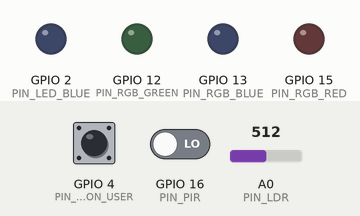
Bench run of a sketch on a simulated ESP8266 (NodeMCU). Shown: output pins drawn as LEDs (lit = HIGH). The inputs (shaded band) are chosen by the test bench; at power-on: GPIO 4 (PIN_BUTTON_USER) HIGH, GPIO 16 (PIN_PIR) LOW, A0 (PIN_LDR) = 512. WiFi joins after 1.5 s; servers stay silent unless stated; no MQTT or app messages arrive unless stated; what the sketch prints to the serial monitor is not drawn.

Above: at 0.1 s.
At 0.6 s:
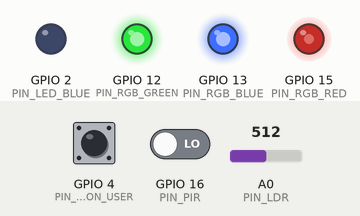
At 2.7 s:
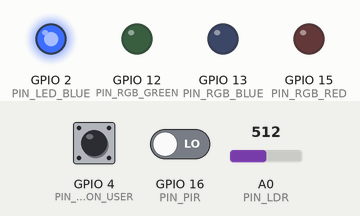
2.8 s: GPIO 4 (PIN_BUTTON_USER) pulled LOW for 0.15 s
4.4 s: GPIO 16 (PIN_PIR) driven HIGH
Timing chart, 0 to 7.4 s (numbered marks = the images above; inputs shaded):
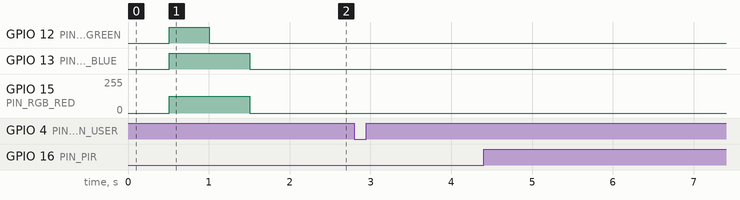

The sketch:

wittycloud-mqtt.ino
```cpp
// (licence header left out)
/*
http://www.rapidtables.com/convert/color/hsv-to-rgb.htm
http://web.mit.edu/storborg/Public/hsvtorgb.c
*/

/**********************************************************************
 * Static configuration
 **********************************************************************/

const char *wifi_ssid = "SSID";
const char *wifi_pass = "PASS";

const char *mqtt_server = "HOSTNAME";
const char *mqtt_id_template = "wittycloud.%02x%02x%02x%02x%02x%02x";
const char *mqtt_user = "";
const char *mqtt_pass = "";

const char *mqtt_topic_cmd_template = "command/DEFAULT_TENANT/wittycloud.%02x%02x%02x%02x%02x%02x";
const char *mqtt_topic_telemetry_template = "telemetry/DEFAULT_TENANT/wittycloud.%02x%02x%02x%02x%02x%02x";
const char *mqtt_topic_event_template = "event/DEFAULT_TENANT/wittycloud.%02x%02x%02x%02x%02x%02x";

const int sleepTimeS = 10;
const bool enableDeepSleep = false;

const int rotateRGBValues[] = {3, 7, 5, 7, 6, 7};
const int rotateRGBValuesLen = sizeof(rotateRGBValues) / sizeof(rotateRGBValues[0]);

//#define ENABLE_BME_280_SUPPORT
#define ENABLE_PIR_SUPPORT
//#define ENABLE_CMD

#define SEALEVELPRESSURE_HPA (1013.25)


/**********************************************************************
 * Runtime configuration (can be updated through MQTT messages)
 **********************************************************************/

int sensorUpdateRateMS = 3000;
int rotateRateRGBMS = 1000;
bool rotateRGB = false;

/**********************************************************************
 **********************************************************************/

#include <ESP8266WiFi.h>
#include <ArduinoJson.h>
#include <MQTTClient.h>

#ifdef ENABLE_BME_280_SUPPORT
#include <Wire.h>
#include <SPI.h>
#include <BME280.h>
#include <Adafruit_Sensor.h>
#include <Adafruit_BME280.h>
#endif

#define MIN(a, b) a > b ? b: a

/**********************************************************************
 * Definitions
 **********************************************************************/

#define PIN_LDR           A0
#define PIN_GPIO_16       16
#define PIN_GPIO_14       14
#define PIN_RGB_GREEN     12
#define PIN_RGB_BLUE      13
#define PIN_GPIO_5        5
#define PIN_BUTTON_USER   4
#define PIN_LED_BLUE      2
#define PIN_RGB_RED       15

#define PIN_SDA           14 //4
#define PIN_SCL           5

#define PIN_PIR           16


//ADC_MODE(ADC_VCC);


/**********************************************************************
 * Internal status
 **********************************************************************/

#ifdef ENABLE_BME_280_SUPPORT
Adafruit_BME280 bme; // I2C
bool bme280Initialized = false;
#endif

char sensor_buffer[512];

WiFiClient wifi;
MQTTClient mqtt;

unsigned long lastMillis = 0;

byte espMacAddress[6];

int rotateRGBIdx = 0;
int rotateRGBVal = 0;
unsigned long lastMillisRotate = 0;

bool prevButtonUser = false;
bool prevPIR = false;

char mqtt_id[200];
char mqtt_topic_cmd[200];
char mqtt_topic_telemetry[200];
char mqtt_topic_data_bme280[200];
char mqtt_topic_event[200];

/**********************************************************************
 * Helper functions: Logging
 **********************************************************************/

void logc(char * component) {
  Serial.print("[");
  Serial.print(component);
  Serial.print("] ");
}


void logm(char * message) {
  Serial.print(message);
}

void logmln(char * message) {
  Serial.println(message);
}

void logln(char * component, char * message) {
  logc(component);
  Serial.println(message);
}


/**********************************************************************
 * Helper functions: I/O
 **********************************************************************/

void io_button_user_setup() {
  pinMode(PIN_BUTTON_USER, INPUT);
}

int io_button_user() {
  return !digitalRead(PIN_BUTTON_USER);
}

void io_ldr_setup() {
  pinMode(PIN_LDR, INPUT);
}

int io_ldr() {
  return analogRead(PIN_LDR);
}

void io_rgb_setup() {
  pinMode(PIN_RGB_RED, OUTPUT);
  pinMode(PIN_RGB_GREEN, OUTPUT);
  pinMode(PIN_RGB_BLUE, OUTPUT);
  io_rgb(false, false, false);
  logln("RGB", "OK");
}


void io_rgb(unsigned int red, unsigned int green, unsigned int blue) {
  analogWrite(PIN_RGB_RED, MIN(red, 1023));
  analogWrite(PIN_RGB_GREEN, MIN(green, 1023));
  analogWrite(PIN_RGB_BLUE, MIN(blue, 1023));
}

void io_rgb_rotate() {
  int brightness = 512;
  rotateRGBIdx = (rotateRGBIdx + 1) % rotateRGBValuesLen;
  rotateRGBVal = rotateRGBValues[rotateRGBIdx];
  io_rgb(brightness * (rotateRGBVal & 0x1), brightness * (rotateRGBVal & 0x2), brightness * (rotateRGBVal & 0x4));
}

void io_led_setup() {
  pinMode(PIN_LED_BLUE, OUTPUT);
  io_led(false);
  logln("LED", "OK");
}

void io_led(bool on) {
  digitalWrite(PIN_LED_BLUE, !on);
}

/* Helper functions: BME280 */

void io_bme280_setup() {
#ifdef ENABLE_BME_280_SUPPORT
  logc("BME280");
  pinMode(PIN_GPIO_16, OUTPUT);
  digitalWrite(PIN_GPIO_16, true);
  delay(100);
  Wire.begin(PIN_SDA, PIN_SCL);
  if (!bme.begin()) {
    Serial.println("Could not find a valid BME280 sensor, check wiring!");
    //while (1);
  } else {
    logmln("OK");
    bme280Initialized = true;
  }
#endif
}

void io_pir_setup() {
#ifdef ENABLE_PIR_SUPPORT
  logc("PIR");
  pinMode(PIN_PIR, INPUT);
  logmln("OK");
#endif
}

int io_pir() {
  return digitalRead(PIN_PIR);
}


void publish_json(const char * title, const char * topic, JsonObject& root) {
  char buffer[200];

  root.printTo(buffer, sizeof(buffer));
  Serial.printf("[%s] MQTT publish [%s] %s\n", title, topic, buffer);
  bool result = mqtt.publish(topic, buffer);
  Serial.printf("[%s] MQTT publish result: %i\n", title, result);
}


void publish_sensors() {
  StaticJsonBuffer<512> jsonBuffer;
  JsonObject& root = jsonBuffer.createObject();
  JsonObject& attr = root.createNestedObject("attributes");

  attr["ldr"] = io_ldr();
  attr["millis"] = millis();

  publish_json("Sensors", mqtt_topic_telemetry, root);
}

void bme280_read_publish() {
  StaticJsonBuffer<512> jsonBuffer;
  JsonObject& root = jsonBuffer.createObject();
  JsonObject& attr = root.createNestedObject("attributes");

#ifdef ENABLE_BME_280_SUPPORT
  if (bme280Initialized) {
    root["temp"] = bme.readTemperature();
    root["pressure"] = double_with_n_digits(bme.readPressure() / 100.0f, 6);
//    root["altitude"] = bme.readAltitude(SEALEVELPRESSURE_HPA);
    root["humidity"] = bme.readHumidity();

  publish_json("BME280", mqtt_topic_telemetry, root);
#endif
}

void publish_int_event(const char * name, const int value) {
  StaticJsonBuffer<512> jsonBuffer;
  JsonObject& root = jsonBuffer.createObject();
  JsonObject& event = root.createNestedObject("event");

  event["name"] = name;
  event["value"] = value;

  publish_json("Event", mqtt_topic_event, root);
}


/**********************************************************************
 * Helper functions: Network
 **********************************************************************/

void sprintfMac(char * target, const char * tmpl, const byte * macAddress) {
  sprintf(target, tmpl, macAddress[0], macAddress[1], macAddress[2], macAddress[3], macAddress[4], macAddress[5]);
}

void wifi_setup() {
  logc("WiFi");

  WiFi.macAddress(espMacAddress);

  Serial.printf(" MAC address %02x:%02x:%02x:%02x:%02x:%02x ",
    espMacAddress[0],
    espMacAddress[1],
    espMacAddress[2],
    espMacAddress[3],
    espMacAddress[4],
    espMacAddress[5]);

  sprintfMac(mqtt_topic_cmd, mqtt_topic_cmd_template, espMacAddress);
  sprintfMac(mqtt_topic_telemetry, mqtt_topic_telemetry_template, espMacAddress);
  sprintfMac(mqtt_topic_event, mqtt_topic_event_template, espMacAddress);
  sprintfMac(mqtt_id, mqtt_id_template, espMacAddress);

  WiFi.begin(wifi_ssid, wifi_pass);
  while (WiFi.status() != WL_CONNECTED) {
    delay(500);
    Serial.print(".");
    io_rgb_rotate();
  }
  logm("Connected, IP address: ");
  Serial.println(WiFi.localIP());
}

/* Helper functions: MQTT */

void mqtt_setup() {
  logc("MQTT");
  mqtt.begin(mqtt_server, wifi);
  while (!mqtt.connect(mqtt_id, mqtt_user, mqtt_pass)) {
    Serial.print(".");
    delay(1000);
  }
  Serial.println("Connected");
#ifdef ENABLE_CMD
  mqtt.subscribe(mqtt_topic_cmd);
#endif
}

void mqtt_loop() {
  mqtt.loop();
  delay(10);
  if (WiFi.status() != WL_CONNECTED) {
    wifi_setup();
  }
  if(!mqtt.connected()) {
    mqtt_setup();
  }
}

/*
 * Example payload:
 *
 */

void messageReceived(String topic, String payload, char * bytes, unsigned int length) {
  logc("MQTT");
  Serial.print(" raw message: [");
  Serial.print(topic);
  Serial.print("] ");
  Serial.println(payload);

  StaticJsonBuffer<200> jsonBuffer;
  JsonObject& root = jsonBuffer.parseObject(payload);
  if (!root.success()) {
    Serial.println("parseObject() failed");
    return;
  }

  logc("MQTT");

  if (root.containsKey("rgb")) {
    unsigned int red = root["rgb"][0];
    unsigned int green = root["rgb"][1];
    unsigned int blue = root["rgb"][2];

    Serial.printf(" RGB: (%i,%i,%i)", red, green, blue);
    io_rgb(red, green, blue);
  }

  if (root.containsKey("led")) {
    bool led = root["led"];

    Serial.printf(" LED: %d", led);
    io_led(led);
  }

  if (root.containsKey("sensorUpdateRate")) {
    int rate = root["sensorUpdateRate"];

    Serial.printf(" sensorUpdateRate: %i", rate);
    sensorUpdateRateMS = rate;
  }

  if (root.containsKey("rotateRateRGB")) {
    int rate = root["rotateRateRGB"];

    Serial.printf(" rotateRateRGB: %i", rate);
    rotateRateRGBMS = rate;
  }

  if (root.containsKey("rotateRGB")) {
    int rotate = root["rotateRGB"];

    Serial.printf(" rotateRGB: %d", rotate);
    rotateRGB = rotate;
  }


  Serial.println();
}

/**********************************************************************
 * main
 **********************************************************************/

void setup() {
  Serial.begin(115200);

  Serial.println();
  Serial.println();
  Serial.println("--- wittycloud-mqtt starting --- ");

  int startMillis = millis();

  Serial.print("Reset reason: ");
  Serial.println(ESP.getResetReason());

  io_rgb_setup();
  io_ldr_setup();
  io_led_setup();
  io_button_user_setup();
  io_pir_setup();

  io_led(true);
  io_rgb(true, false, false);
  io_bme280_setup();
  io_rgb(false, true, false);
  wifi_setup();
  io_rgb(false, false, true);
  mqtt_setup();

  io_led(false);
  io_rgb(false, false, false);

  Serial.printf("Start-up finished in %i ms\n", millis() - startMillis);
  Serial.println("-------------------------------- \n");
}


void loop() {
  // put your main code here, to run repeatedly:
  mqtt_loop();

  if (rotateRGB) {
    if(millis() - lastMillisRotate > rotateRateRGBMS) {
      lastMillisRotate = millis();
      io_rgb_rotate();
    }
  }

  bool bu = io_button_user();
  if (prevButtonUser != bu) {
    logc("Button");
    Serial.printf("User button = %d\n", bu);
    prevButtonUser = bu;
    publish_int_event("user_button", bu);
  }

#ifdef ENABLE_PIR_SUPPORT
  bool pir = io_pir();
  if (prevPIR != pir) {
    logc("PIR");
    Serial.printf("Sensor = %d\n", pir);
    prevPIR = pir;
    publish_int_event("pir", pir);
  }
#endif

  if (millis() - lastMillis > sensorUpdateRateMS) {
    io_led(true);
    lastMillis = millis();
    publish_sensors();
    bme280_read_publish();
    io_led(false);
  }

  if (enableDeepSleep) {
      Serial.println("---- Starting deep sleep ----");
      ESP.deepSleep(sleepTimeS * 1000000, WAKE_RF_DEFAULT);
      delay(100);
  }
}
```
